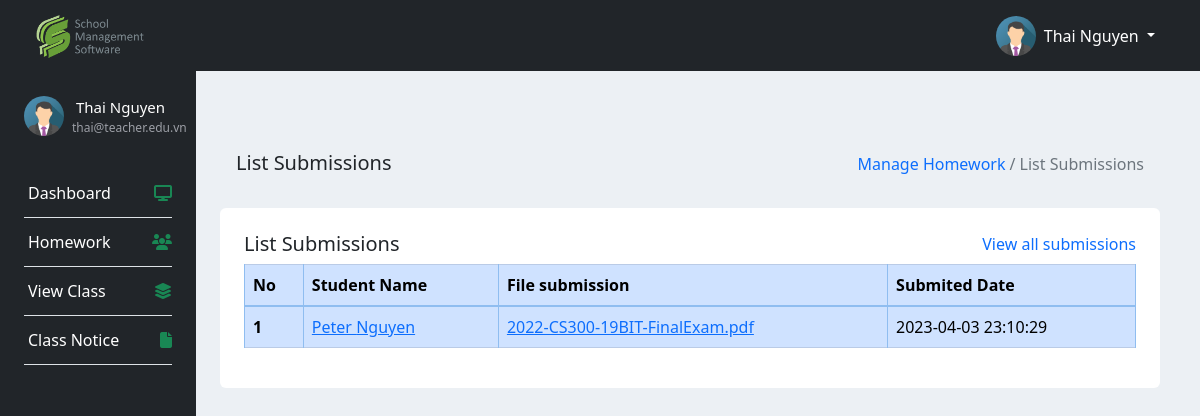
Screenshot of /teacher/views/viewHomework.php?n=21 (signed in) with the database file from the repository.
### tables this page shows
CREATE TABLE IF NOT EXISTS `submissions` (
  `sub_id` int(11) NOT NULL AUTO_INCREMENT,
  `student_id` int(11) NOT NULL,
  `hw_id` int(11) NOT NULL,
  `file_url` varchar(255) NOT NULL,
  `sub_date` datetime NOT NULL DEFAULT CURRENT_TIMESTAMP,
  `size` varchar(255) NOT NULL,
  `type` varchar(255) NOT NULL,
  `grade` int(11) DEFAULT NULL,
  PRIMARY KEY (`sub_id`)
);

CREATE TABLE IF NOT EXISTS `users` (
  `id` int(11) NOT NULL,
  `Fname` varchar(255) NOT NULL,
  `Lname` varchar(255) NOT NULL,
  `DoB` datetime DEFAULT NULL,
  `image` varchar(255) NOT NULL,
  `gender` tinyint(1) NOT NULL,
  `phone_num` varchar(255) NOT NULL,
  `role` tinyint(1) NOT NULL,
  `date_created` datetime NOT NULL DEFAULT CURRENT_TIMESTAMP,
  `last_login_date` datetime NOT NULL DEFAULT CURRENT_TIMESTAMP
);

### teacher/func/homeworkHandler.php (called while the page is built, shortened)
<?php
    function getHomeworkByHwID($hwID){
        global $conn;
        $sql = "SELECT *
                FROM submissions s join homework hw on s.hw_id = hw.hw_id JOIN users u ON u.id = s.student_id
                WHERE s.hw_id = ?";
        $stmt = $conn->prepare($sql);
        $stmt->bind_param("s", $hwID);
        $stmt->execute();
        $results = $stmt->get_result();
        return $results->fetch_all(MYSQLI_ASSOC);
    }
?>

### teacher/views/viewHomework.php (the view)
<?php
include "../inc/head.php";
include "../func/homeworkHandler.php";
$hw_id = $_GET['n'];
$submissions = getHomeworkByHwID($hw_id);
?>
<div class="container my-5 ml-2 flex-shrink-1 p-3">
    <div class="row p-3">
        <div class="col-md-12">
            <div class="align-items-baseline d-flex justify-content-between">
                <h5>List Submissions</h5>
                <div class="d-flex align-items-baseline">
                    <a class="text-decoration-none" href="manageHomework.php">Manage Homework</a>
                    <p class="ml-1 text-muted">/ List Submissions</p>
                </div>
            </div>
        </div>
    </div>
    <div class="bg-white p-4 rounded">
        <div class="d-flex justify-content-between">
            <h5 class="text-center">List Submissions</h5>
            <a class="text-decoration-none" href="#">View all submissions</a>
        </div>
        <table class="table table-primary table-bordered">
            <thead>
                <tr>
                    <th scope="col">No</th>
                    <th scope="col">Student Name</th>
                    <th scope="col">File submission</th>
                    <th scope="col">Submited Date</th>
                </tr>
            </thead>
            <tbody>
                <?php
                $i = 1;
                foreach($submissions as $submission) { ?>
                <tr>
                    <th><?php echo $i?></th>
                    <td><a href="viewFile.php?n=<?=$submission['sub_id']?>"><?=$submission['Fname']?> <?php echo $submission['Lname']?></a></td>
                    <td><a href="../../files/<?=$submission['file_url']?>" download><?=$submission['file_url']?></a></td>
                    <td><?php echo $submission['sub_date']?></td>
                </tr>
                <?php $i += 1;} ?>
            </tbody>
        </table>
    </div>
</div>
<?php
include "../inc/footer.php";
?>

### rows the page displays
submissions: users.Fname "Peter", users.Lname "Nguyen", file_url "2022-CS300-19BIT-FinalExam.pdf", sub_date "2023-04-03 23:10:29"

### other values shown
$_SESSION['Fname'] "Thai"
$_SESSION['Lname'] "Nguyen"
$_SESSION['email'] "thai@teacher.edu.vn"
